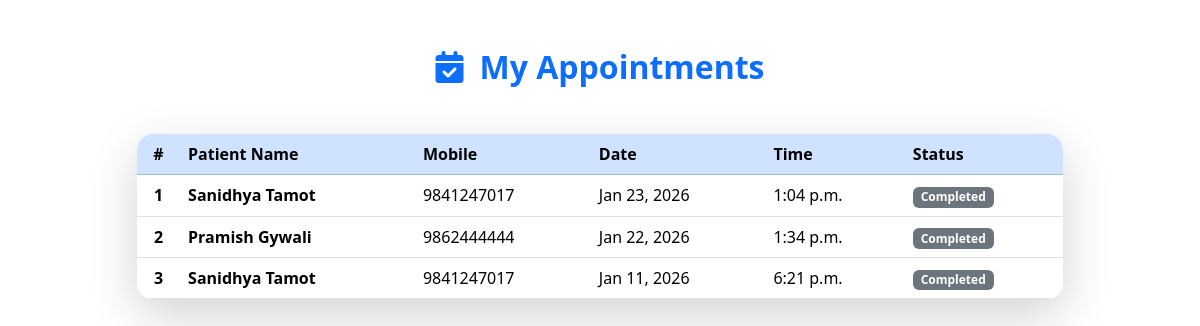
The app's page /doctor-appointments/ (signed in) with its own data.
### hospital/models.py (models this page shows, shortened)
class Appointment(models.Model):
    Doctor= models.ForeignKey(Doctor,on_delete=models.CASCADE)
    Patient= models.ForeignKey(Patient,on_delete=models.CASCADE)
    date = models.DateField()
    time = models.TimeField()

class Patient(models.Model):
    Name= models.CharField(max_length=100)
    Gender= models.CharField(max_length=100)
    Mobile = models.CharField(max_length=15)
    Address= models.TextField()
    email = models.EmailField(max_length=100, blank=True, null=True)         # optional
    password = models.CharField(max_length=128)   # ADD THIS

### hospital/views.py (the view)
# urls.py: path('doctor-appointments/', doctor_appointments, name='doctor_appointments'),
def doctor_appointments(request):
    if request.session.get('user_type') != 'doctor':
        return redirect('main_login')
    doctor_id = request.session.get('doctor_id')
    doctor = Doctor.objects.get(id=doctor_id)
    appointments = Appointment.objects.filter(Doctor=doctor).order_by('-date', '-time')
    for apt in appointments:
        apt.patient_files = apt.Patient.medical_files.all().order_by('-uploaded_at')  # Real files
    context = {
        'doctor': doctor,
        'appointments': appointments,
        'today': dt_date.today(),
    }
    return render(request, 'doctor_appointments.html', context)

### hospital/templates/doctor_appointments.html (shortened to what this page needs)
{% extends "base.html" %}
{% block content %}
<div class="container my-5">
    <div class="row">
        <div class="col-lg-10 mx-auto">
            <div class="text-center mb-5">
                <h2 class="fw-bold text-primary">
                    <i class="fas fa-calendar-check me-3"></i>My Appointments
                </h2>
            </div>
            {% if appointments %}
                <div class="card shadow-lg border-0 rounded-4 overflow-hidden">
                    <div class="card-body p-0">
                        <div class="table-responsive">
                            <table class="table table-hover mb-0 align-middle">
                                <thead class="table-primary">
                                    <tr>
                                        <th class="text-center">#</th>
                                        <th>Patient Name</th>
                                        <th>Mobile</th>
                                        <th>Date</th>
                                        <th>Time</th>
                                        <th>Status</th>
                                    </tr>
                                </thead>
                                <tbody>
                                    {% for apt in appointments %}
                                    <tr>
                                        <td class="text-center fw-bold">{{ forloop.counter }}</td>
                                        <td>
                                            <strong>{{ apt.Patient.Name }}</strong>
                                        </td>
                                        <td>{{ apt.Patient.Mobile }}</td>
                                        <td>{{ apt.date|date:"M d, Y" }}</td>
                                        <td>{{ apt.time }}</td>
                                        <td>
                                            {% if apt.date > today %}
                                                <span class="badge bg-success">Upcoming</span>
                                            {% elif apt.date == today %}
                                                <span class="badge bg-warning text-dark">Today</span>
                                            {% else %}
                                                <span class="badge bg-secondary">Completed</span>
                                            {% endif %}
                                        </td>
                                    </tr>
                                    {% endfor %}
                                </tbody>
                            </table>
                        </div>
                    </div>
                </div>
            {% else %}
                <div class="text-center py-5 bg-light rounded-4 shadow">
                    <i class="fas fa-calendar-times fa-5x text-muted mb-4"></i>
                    <h4 class="text-muted">No appointments scheduled yet</h4>
                    <p class="text-muted">Patients will book soon.</p>
                </div>
            {% endif %}
        </div>
    </div>
</div>
{% endblock %}

### records on screen
Appointment: Patient.Name "Sanidhya Tamot", Patient.Mobile "9841247017", date "Jan 23, 2026", time "1:04 p.m.", shows "Completed"
Appointment: Patient.Name "Pramish Gywali", Patient.Mobile "9862444444", date "Jan 22, 2026", time "1:34 p.m.", shows "Completed"
Appointment: Patient.Name "Sanidhya Tamot", Patient.Mobile "9841247017", date "Jan 11, 2026", time "6:21 p.m.", shows "Completed"
